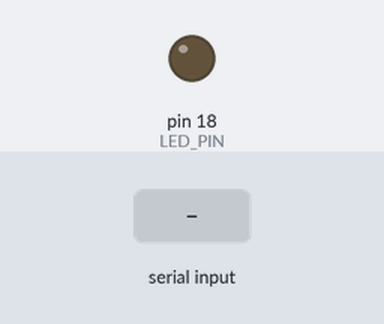
A sketch run on a simulated Arduino Uno, built with avr-gcc and run on an emulated ATmega328P. Shown: output pins drawn as LEDs (lit = HIGH). The inputs (shaded band) are chosen by the test bench.

Above: at 1.2 s.
1.3 s: "1" received over Serial
At 2.5 s:
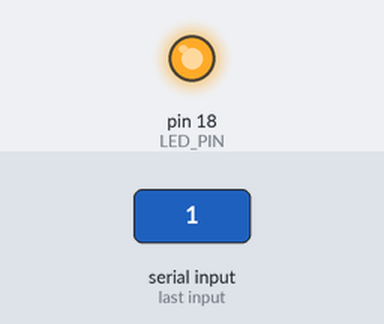
2.8 s: "0" received over Serial
At 3.8 s:
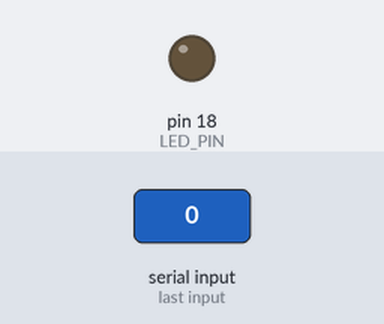
Timing chart, 0 to 5.8 s (numbered marks = the images above; inputs shaded):
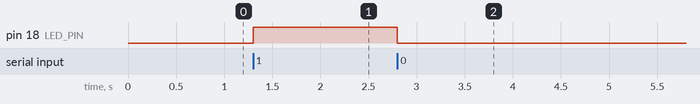

Measured:
- after the input at 1.3 s, pin 18 (LED_PIN): LOW → HIGH at once
- after the input at 2.8 s, pin 18 (LED_PIN): HIGH → LOW at once

The sketch:

pyserial.ino
```cpp
#define LED_PIN 18
void setup() {
  Serial.begin(115200);
  pinMode(LED_PIN, OUTPUT);
}

void loop() {
   if (Serial.available()) {
    char data = Serial.read();

    if (data == '1') {
        digitalWrite(LED_PIN, HIGH);
    }
    if (data == '0') {
        digitalWrite(LED_PIN, LOW);
}
   }
}
```
